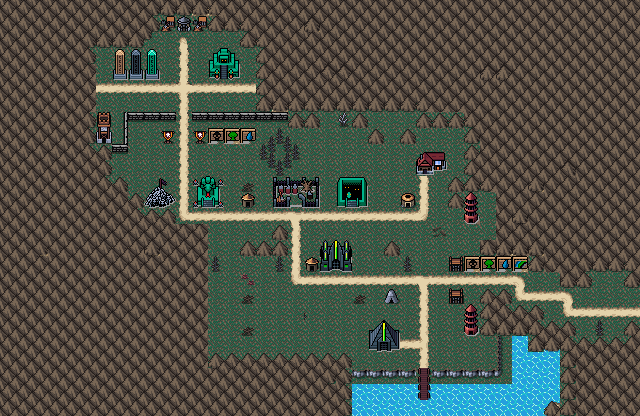

This is a level from a 2D game, rendered from its Tiled map with the project's own tilesets. A one-line summary and the map file follow, with tile-layer data summarised:
An orthogonal 40x26 tile map with 16x16 px tiles, 4 tile layers (Background, Ground, Mountain Walls, Clutter), 3 tilesets and 23 objects.

<map version="1.10" tiledversion="1.11.2" orientation="orthogonal" renderorder="right-down" width="40" height="26" tilewidth="16" tileheight="16" infinite="0" nextlayerid="8" nextobjectid="123">
 <editorsettings>
  <export target="wastetown..tmx" format="tmx" />
 </editorsettings>
 <properties>
  <property name="dungeonEffect" value="{&quot;startBattleWithCard&quot;: [ &quot;Sultai Devotee&quot; ]}" />
 </properties>
 <tileset firstgid="1" source="../../../../common/maps/tileset/main.tsx" />
 <tileset firstgid="10113" source="../../../../common/maps/tileset/buildings.tsx" />
 <tileset firstgid="11905" source="../../../../common/maps/tileset/FarmFood.tsx" />
 <layer id="1" name="Background" width="40" height="26">
  <data>[1040 cells, 1039 non-empty, 19 distinct tile ids]</data>
 </layer>
 <layer id="2" name="Ground" width="40" height="26">
  <data>[1040 cells, 1020 non-empty, 17 distinct tile ids]</data>
 </layer>
 <layer id="7" name="Mountain Walls" width="40" height="26">
  <data>[1040 cells, 623 non-empty, 50 distinct tile ids]</data>
 </layer>
 <layer id="3" name="Clutter" width="40" height="26">
  <properties>
   <property name="spriteLayer" type="bool" value="true" />
  </properties>
  <data>[1040 cells, 812 non-empty, 103 distinct tile ids]</data>
 </layer>
 <objectgroup id="4" name="Objects">
  <object id="51" template="../../obj/treasure.tx" x="176.166" y="54.6663">
   <properties>
    <property name="reward">[
  {
    "editions": [ "KTK", "TDM" ],
    "type": "card",
    "count": 11,
    "colors": [ "green", "black", "blue" ],
    "rarity": [ "Common" ]
  },
  {
    "editions": [ "KTK", "TDM" ],
    "type": "card",
    "count": 3,
    "colors": [ "green", "black", "blue" ],
    "rarity": [ "Uncommon" ]
  },
  {
    "editions": [ "KTK", "TDM" ],
    "type": "card",
    "count": 1,
    "colors": [ "green", "black", "blue" ],
    "colorType": "MultiColor",
    "rarity": [ "Rare", "Mythic Rare" ]
  }
]
</property>
   </properties>
  </object>
  <object id="61" template="../../../../common/maps/obj/entry_right.tx" x="623.5" y="320" width="16" height="32">
   <properties>
    <property name="direction" value="right" />
   </properties>
  </object>
  <object id="68" template="../../../../common/maps/obj/enemy.tx" x="471" y="285">
   <properties>
    <property name="enemy" value="Kadena" />
    <property name="threatRange" type="int" value="30" />
   </properties>
  </object>
  <object id="69" template="../../../../common/maps/obj/enemy.tx" x="305.5" y="239.5">
   <properties>
    <property name="enemy" value="Teval" />
    <property name="threatRange" type="int" value="30" />
    <property name="waypoints" value="94,95" />
   </properties>
  </object>
  <object id="70" template="../../../../common/maps/obj/enemy.tx" x="177" y="171">
   <properties>
    <property name="enemy" value="Sidisi" />
    <property name="threatRange" type="int" value="30" />
    <property name="waypoints" value="96,95" />
   </properties>
  </object>
  <object id="71" template="../../../../common/maps/obj/enemy.tx" x="175.5" y="111">
   <properties>
    <property name="effect" value="{&quot;startBattleWithCard&quot;: [&quot;Sultai Monument|TDM&quot;, &quot;Sultai Banner|KTK&quot;]}" />
    <property name="enemy" value="Kotis" />
   </properties>
  </object>
  <object id="73" template="../../../../common/maps/obj/enemy.tx" x="373.724" y="284.341">
   <properties>
    <property name="enemy" value="Tasigur" />
    <property name="threatRange" type="int" value="30" />
    <property name="waypoints" value="97,103" />
   </properties>
  </object>
  <object id="98" template="../../../../common/maps/obj/manashards.tx" x="233" y="107.5" />
  <object id="108" template="../../../../common/maps/obj/gold.tx" x="97" y="109" />
  <object id="109" template="../../../../common/maps/obj/dialog.tx" x="543.059" y="306.905" width="16" height="21.0909" rotation="0" visible="1">
   <properties>
    <property name="dialog">[
{
   "text": "Signs ahead mark this camp the territory of the Sultai Clan of Tarkir. Snakes of all sizes slosh through the swampy ground ahead, and the soft glow of dark magic can be seen in the distance.",
   "options": [{
      "name": "(Continue)", "action": [{"deleteMapObject":-1}]}]
}
]</property>
   </properties>
  </object>
  <object id="110" template="../../../../common/maps/obj/scroll.tx" x="413.333" y="348.667">
   <properties>
    <property name="reward" value="[ { &quot;type&quot;: &quot;card&quot;, &quot;cardName&quot;: &quot;Opulent Palace&quot;, &quot;editions&quot;: [ &quot;TDM&quot; ], &quot;count&quot;: 1 } ]" />
   </properties>
  </object>
  <object id="111" template="../../../../common/maps/obj/dialog.tx" x="169.917" y="130.417" width="27.3333" height="16.5" visible="1">
   <properties>
    <property name="dialog">[
{
   "text": "The graceful man ahead of you seems one of the most elegant undead you've ever seen.
'So, you think to steal the treasures of the Sultari? Then I'm afraid you will join us in death.'",
   "options": [{
      "name": "(Continue)", "action": [{"deleteMapObject":-1}]}]
}
]</property>
   </properties>
  </object>
  <object id="112" template="../../../../common/maps/obj/shop.tx" x="417" y="183">
   <properties>
    <property name="commonShopList" value="WanderingMerchantBlack" />
    <property name="mythicShopList" value="" />
    <property name="rareShopList" value="" />
    <property name="uncommonShopList" value="" />
   </properties>
  </object>
  <object id="113" template="../../../../common/maps/obj/enemy.tx" x="442.5" y="226">
   <properties>
    <property name="dialog">[
	{
		"text": "Hail, {var=player_name}. I see your travels have taken you far. I have been wandering as well, and have acquired some rare spells I am not in need of along the way. Take a look, perhaps they will be of use. Traveling this place does have its costs though, so I cannot simply give you them, but my prices are fair.",
		"options": [
			{
				"name": "(Continue)" }
		]
	}
]</property>
    <property name="enemy" value="Mysterious Mage" />
   </properties>
  </object>
  <object id="114" template="../../../../common/maps/obj/collision.tx" x="206.998" y="49.2084" width="34.0047" height="31.5833" />
  <object id="115" template="../../../../common/maps/obj/collision.tx" x="114.498" y="50.2084" width="45.0047" height="31.5833" />
  <object id="116" template="../../../../common/maps/obj/collision.tx" x="192.498" y="176.708" width="34.0047" height="31.5833" />
  <object id="117" template="../../../../common/maps/obj/collision.tx" x="140.998" y="176.708" width="34.0047" height="31.5833" />
  <object id="118" template="../../../../common/maps/obj/collision.tx" x="320.498" y="238.708" width="34.0047" height="31.5833" />
  <object id="119" template="../../../../common/maps/obj/collision.tx" x="364.998" y="318.708" width="34.0047" height="31.5833" />
  <object id="120" template="../../../../common/maps/obj/collision.tx" x="335.498" y="177.708" width="34.0047" height="31.5833" />
  <object id="121" template="../../../../common/maps/obj/collision.tx" x="272.998" y="175.708" width="49.0047" height="31.5833" />
  <object id="122" template="../../obj/treasure.tx" x="175.625" y="74.875">
   <properties>
    <property name="reward">[
  {
    "editions": [ "KTK", "TDM" ],
    "type": "card",
    "count": 11,
    "colors": [ "green", "black", "blue" ],
    "rarity": [ "Common" ]
  },
  {
    "editions": [ "KTK", "TDM" ],
    "type": "card",
    "count": 3,
    "colors": [ "green", "black", "blue" ],
    "rarity": [ "Uncommon" ]
  },
  {
    "editions": [ "KTK", "TDM" ],
    "type": "card",
    "count": 1,
    "colors": [ "green", "black", "blue" ],
    "colorType": "MultiColor",
    "rarity": [ "Rare", "Mythic Rare" ]
  }
]
</property>
   </properties>
  </object>
 </objectgroup>
</map>
